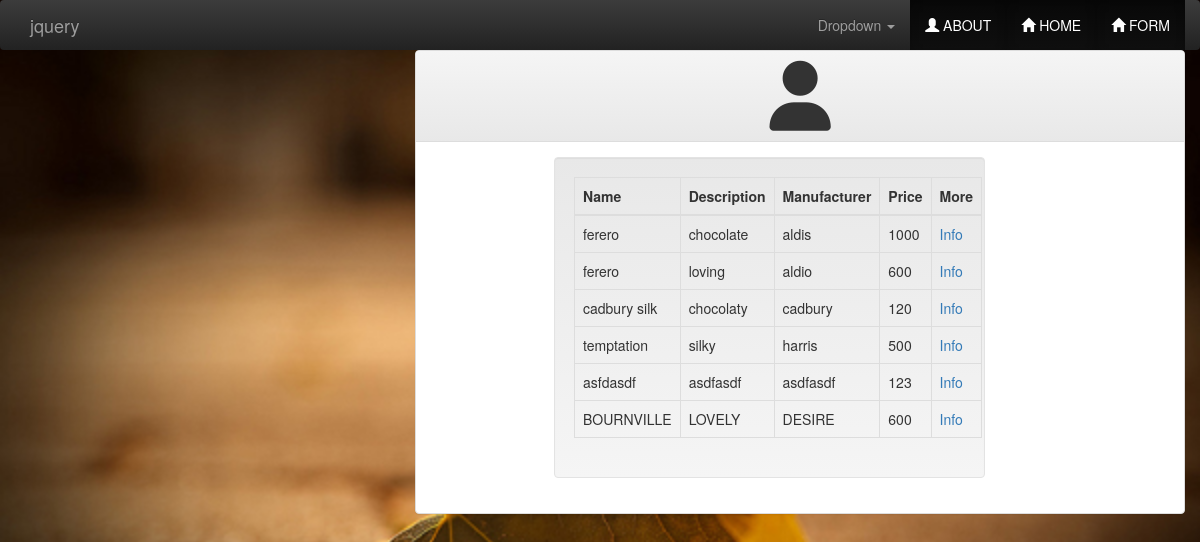
The page /registration/chocolate/list/ on the database its author committed.
### registration/models.py (models this page shows)
class Chocolate(models.Model):
    id = models.AutoField(primary_key=True)
    name = models.CharField(_('Chocolate Name'),max_length=100,blank=True )
    description = models.CharField(_('Chocolate Description'),max_length=1000,blank=True )
    manufacturer = models.CharField(_('Chocolate Manufacturer'),max_length=100,blank=True )
    price = models.IntegerField(_('Chocolate Price'),
                                validators=[MaxValueValidator(1000), MinValueValidator(0)],
                                help_text=_('4 digits maximum'), blank=True, null=True)

### registration/views.py (the view)
class ListChocolateView(ListView):
    template_name='list_chocolate.html'
    def get_queryset(self):
        return Chocolate.objects.all()

### registration/templates/list_chocolate.html (shortened to what this page needs)
<!DOCTYPE html>
{% load staticfiles %}
{% load register_extras %}
<html>
<head>
    <link rel="stylesheet" href={% static "css/bootstrap.min.css" %}>
    <link rel="stylesheet" href={% static "css/bootstrap-theme.min.css" %}>
    <link href="{% static 'css/bootstrap.min.css' %}" rel="stylesheet">
    <link rel="stylesheet" href="{% static 'font-awsome/css/font-awesome.min.css' %}"/>
</head>
<body style="background-image: url({% static "images/image-17.jpg" %});background-repeat:no-repeat;background-size:100%;height: 140px;display:block;padding:0 !important;margin:0;" >
<nav class="nav navbar-inverse">
    <div class="container-fluid">
        <div class="navbar-header">
            <a class="navbar-brand" href="http://jquery.com/">jquery</a>
        </div>
        <ul class="nav navbar-nav pull-right">
            <li class="dropdown">
                <a href="#" class="dropdown-toggle" data-toggle="dropdown" role="button" aria-haspopup="true" aria-expanded="false">Dropdown <span class="caret"></span></a>
            </li>
            <li class="active">
                <a href="file:///home/icpc2015/Desktop/bootstrap/home.html"> <span style="color:white;" class="glyphicon glyphicon-user"></span> ABOUT</a>
            </li>
            <li class="active">
                <a href="file:///home/icpc2015/Desktop/bootstrap/index.html"><span style="color:white;" class="glyphicon glyphicon-home"></span> HOME</a>
            </li>
            <li class="active">
                <a href="file:///home/icpc2015/Desktop/form.html"><span style="color:white;" class="glyphicon glyphicon-home"></span> FORM</a>
            </li>
        </ul>
</nav>
<div class="col-md-8 col-md-offset-4">
    <div class="panel panel-default">
        <div class="panel-heading" style="display-block;text-align:center">
            <i class="fa fa-user fa-5x"></i>
        </div>
        <div class="panel-body">
            <div class="col-md-7 col-md-offset-2 well">
                <table class="table table-hover table-bordered table-responsive">
                    <thead>
                    <tr>
                        <th>
                            Name
                        </th>
                        <th>
                            Description
                        </th>
                        <th>
                            Manufacturer
                        </th>
                        <th>
                            Price
                        </th>
                        <th>
                            More
                        </th>
                    </tr>
                    </thead>
                    <tbody>
                    {% for item in object_list %}
                    <tr>
                        <td> {{ item.name }} </td>
                        <td> {{ item.description }}</td>
                        <td> {{ item.manufacturer }}</td>
                        <td> {{ item.price }}</td>
                        <td> <a href="{% url 'chocolate_info' item.id %}">Info</a> </td>
                    </tr>
                    {% endfor %}
                    </tbody>
                </table>
            </div>
        </div>
    </div>
</div>
</body>
</html>

### rows shown on the page
Chocolate: name "ferero", description "chocolate", manufacturer "aldis", price "1000"
Chocolate: name "ferero", description "loving", manufacturer "aldio", price "600"
Chocolate: name "cadbury silk", description "chocolaty", manufacturer "cadbury", price "120"
Chocolate: name "temptation", description "silky", manufacturer "harris", price "500"
Chocolate: name "asfdasdf", description "asdfasdf", manufacturer "asdfasdf", price "123"
Chocolate: name "BOURNVILLE", description "LOVELY", manufacturer "DESIRE", price "600"
